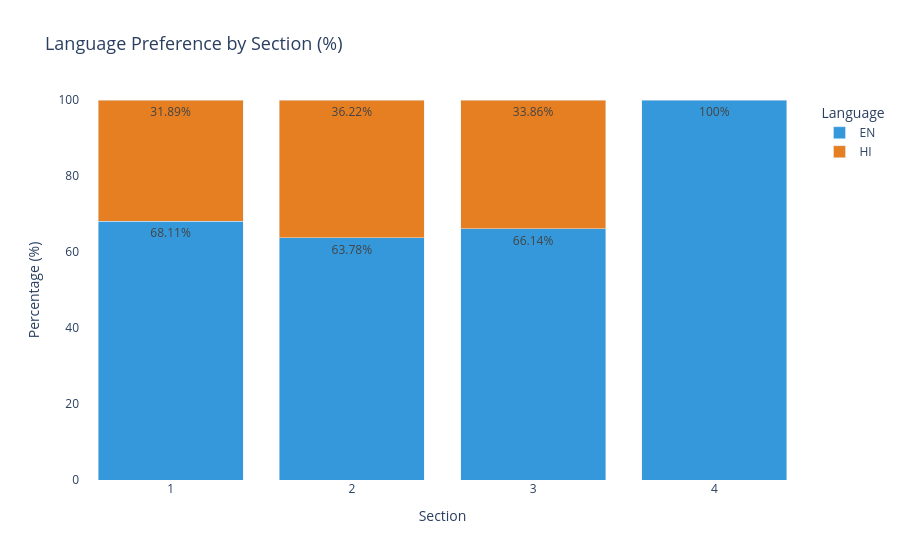

The notebook cell this image was saved under:
### Markdown cell above
## Analysis 3: Language Preference by Section

**Question:** Do candidates prefer English or Hindi across different sections?

This reveals whether language preference shifts based on subject difficulty —
candidates may switch to their native language for harder sections.

### Code cell
df_lang = df.groupby(['question_section', 'question_language']).size().reset_index(name='count')
df_lang['pct'] = df_lang.groupby('question_section')['count'].transform(lambda x: round(x / x.sum() * 100, 2))

fig = px.bar(
    df_lang,
    x='question_section',
    y='pct',
    color='question_language',
    barmode='stack',
    title='Language Preference by Section (%)',
    labels={
        'question_section': 'Section',
        'pct': 'Percentage (%)',
        'question_language': 'Language'
    },
    color_discrete_map={
        'EN': '#3498DB',
        'HI': '#E67E22'
    },
    text='pct'
)

fig.update_traces(texttemplate='%{text}%', textposition='inside')
fig.update_layout(
    plot_bgcolor='white',
    title_font_size=18,
    xaxis=dict(tickmode='linear'),
    yaxis=dict(range=[0, 100])
)

fig.show()

### Figure 1 — Plotly figure (JSON) as saved in the notebook; plotly's stock layout.template omitted (floating-point values rounded to 4 significant figures)
{"data": [{"alignmentgroup": "True", "hovertemplate": "Language=EN<br>Section=%{x}<br>Percentage (%)=%{text}<extra></extra>", "legendgroup": "EN", "marker": {"color": "#3498DB", "pattern": {"shape": ""}}, "name": "EN", "offsetgroup": "EN", "orientation": "v", "showlegend": true, "text": [68.11, 63.78, 66.14, 100], "textposition": "inside", "texttemplate": "%{text}%", "type": "bar", "x": [1, 2, 3, 4], "xaxis": "x", "y": [68.11, 63.78, 66.14, 100], "yaxis": "y"}, {"alignmentgroup": "True", "hovertemplate": "Language=HI<br>Section=%{x}<br>Percentage (%)=%{text}<extra></extra>", "legendgroup": "HI", "marker": {"color": "#E67E22", "pattern": {"shape": ""}}, "name": "HI", "offsetgroup": "HI", "orientation": "v", "showlegend": true, "text": [31.89, 36.22, 33.86], "textposition": "inside", "texttemplate": "%{text}%", "type": "bar", "x": [1, 2, 3], "xaxis": "x", "y": [31.89, 36.22, 33.86], "yaxis": "y"}], "layout": {"barmode": "stack", "legend": {"title": {"text": "Language"}, "tracegroupgap": 0}, "plot_bgcolor": "white", "title": {"font": {"size": 18}, "text": "Language Preference by Section (%)"}, "xaxis": {"anchor": "y", "domain": [0, 1], "tickmode": "linear", "title": {"text": "Section"}}, "yaxis": {"anchor": "x", "domain": [0, 1], "range": [0, 100], "title": {"text": "Percentage (%)"}}}}
